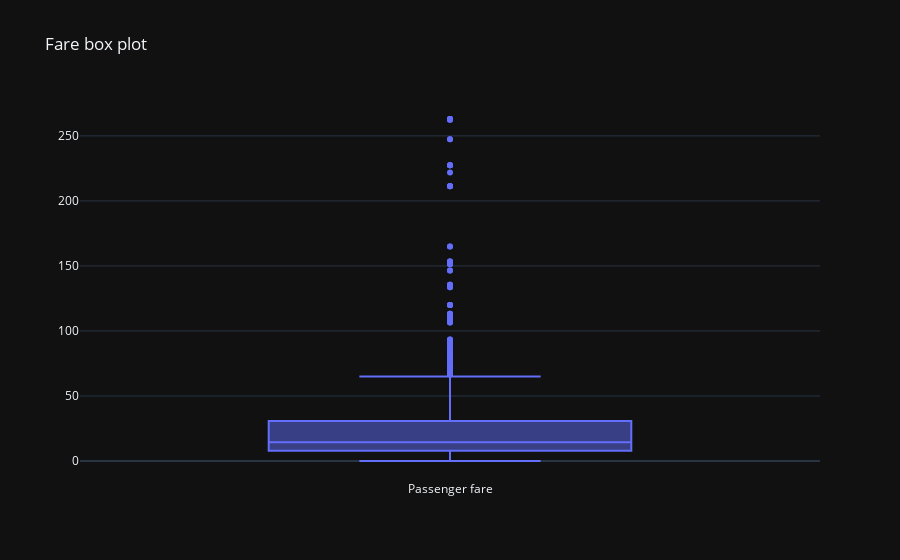

Notebook code cell kept with this figure:
### Code cell
fig = go.Figure()

fig.add_trace(go.Box(
    y = data_droped_out.Fare,
    name = 'Passenger fare'
))

fig.update_layout(
    title_text = 'Fare box plot',
    template = 'plotly_dark'
)

### Figure 1 — Plotly figure (JSON) as saved in the notebook; plotly's stock layout.template omitted (floating-point values rounded to 4 significant figures; data arrays with more than 128 entries replaced by an {"elided": "..."} marker saying what was removed)
{"data": [{"name": "Passenger fare", "type": "box", "y": {"elided": "888 float values"}}], "layout": {"title": {"text": "Fare box plot"}}}
